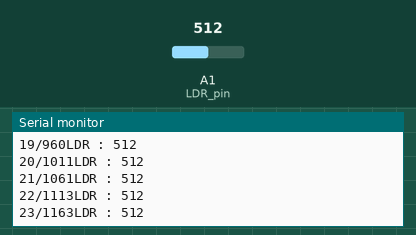
The sketch below on a simulated Arduino Uno, built with avr-gcc and run on an emulated ATmega328P. Parts: the last lines printed to the serial monitor. The test bench sets the inputs (shaded band); at power-on: A1 (LDR_pin) = 512.

Above: at 1.2 s.
1.3 s: A1 (LDR_pin) set to 11
At 1.33 s:
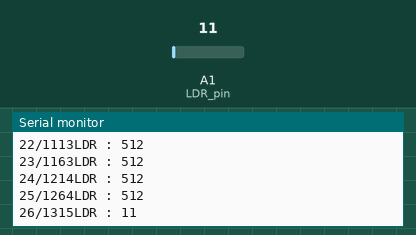
2.8 s: A1 (LDR_pin) set to 8
At 2.8 s:
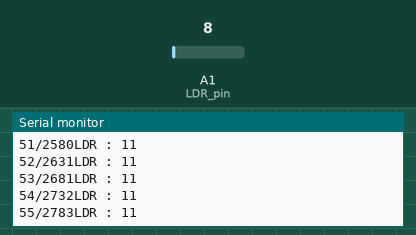
7.3 s: A1 (LDR_pin) set to 984
At 7.3 s:
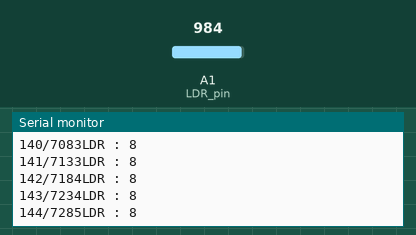
8.8 s: A1 (LDR_pin) set to 1017
At 8.82 s:
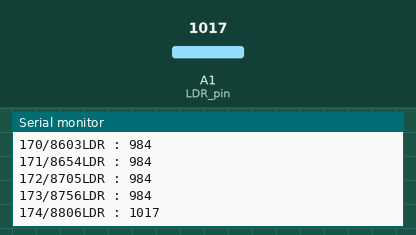
Timing chart, 0 to 11.3 s (numbered marks = the images above; inputs shaded):
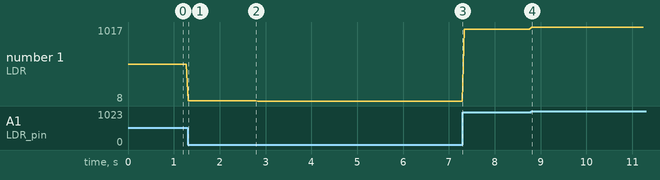

Measured:
- after the input at 1.3 s, the serial monitor: prints a new line at once (image 1)

The sketch:

LDR_sensor.ino
```cpp
#define LDR_pin 1

int i;
int t;


void setup() {
  pinMode(LDR_pin,  INPUT);
  Serial.begin(9600);
}

void loop() {

  int LDR = analogRead(LDR_pin);

   Serial.print(i);
   Serial.print("/");
   Serial.print(millis());
   Serial.print("LDR : ");
   Serial.print(LDR);
   Serial.println("");
   delay(50);

   i++;
}
```
